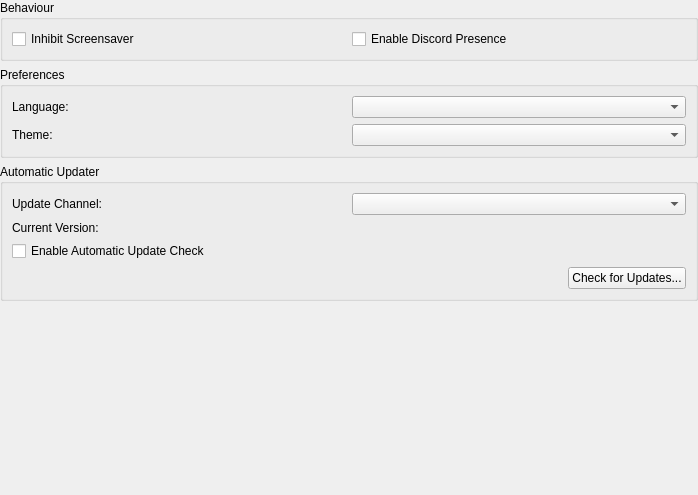
<?xml version="1.0" encoding="UTF-8"?>
<ui version="4.0">
 <class>InterfaceSettingsWidget</class>
 <widget class="QWidget" name="InterfaceSettingsWidget">
  <property name="geometry">
   <rect>
    <x>0</x>
    <y>0</y>
    <width>698</width>
    <height>495</height>
   </rect>
  </property>
  <property name="windowTitle">
   <string>Form</string>
  </property>
  <layout class="QVBoxLayout" name="verticalLayout">
   <property name="leftMargin">
    <number>0</number>
   </property>
   <property name="topMargin">
    <number>0</number>
   </property>
   <property name="rightMargin">
    <number>0</number>
   </property>
   <property name="bottomMargin">
    <number>0</number>
   </property>
   <item>
    <widget class="QGroupBox" name="groupBox_4">
     <property name="title">
      <string>Behaviour</string>
     </property>
     <layout class="QGridLayout" name="formLayout_4">
      <item row="0" column="0">
       <widget class="QCheckBox" name="inhibitScreensaver">
        <property name="text">
         <string>Inhibit Screensaver</string>
        </property>
       </widget>
      </item>
      <item row="0" column="1">
       <widget class="QCheckBox" name="discordPresence">
        <property name="text">
         <string>Enable Discord Presence</string>
        </property>
       </widget>
      </item>
     </layout>
    </widget>
   </item>
   <item>
    <widget class="QGroupBox" name="groupBox">
     <property name="title">
      <string>Preferences</string>
     </property>
     <layout class="QGridLayout" name="gridLayout">
      <item row="0" column="0">
       <widget class="QLabel" name="label">
        <property name="text">
         <string>Language:</string>
        </property>
       </widget>
      </item>
      <item row="0" column="1">
       <widget class="QComboBox" name="language"/>
      </item>
      <item row="1" column="0">
       <widget class="QLabel" name="label_2">
        <property name="text">
         <string>Theme:</string>
        </property>
       </widget>
      </item>
      <item row="1" column="1">
       <widget class="QComboBox" name="theme"/>
      </item>
     </layout>
    </widget>
   </item>
   <item>
    <widget class="QGroupBox" name="automaticUpdaterGroup">
     <property name="title">
      <string>Automatic Updater</string>
     </property>
     <layout class="QGridLayout" name="gridLayout_2">
      <item row="0" column="0">
       <widget class="QLabel" name="label_4">
        <property name="text">
         <string>Update Channel:</string>
        </property>
       </widget>
      </item>
      <item row="0" column="1">
       <widget class="QComboBox" name="autoUpdateTag"/>
      </item>
      <item row="1" column="0">
       <widget class="QLabel" name="label_5">
        <property name="text">
         <string>Current Version:</string>
        </property>
       </widget>
      </item>
      <item row="1" column="1">
       <widget class="QLabel" name="autoUpdateCurrentVersion">
        <property name="text">
         <string/>
        </property>
       </widget>
      </item>
      <item row="2" column="0" colspan="2">
       <widget class="QCheckBox" name="autoUpdateEnabled">
        <property name="text">
         <string>Enable Automatic Update Check</string>
        </property>
       </widget>
      </item>
      <item row="3" column="0" colspan="2">
       <layout class="QHBoxLayout" name="horizontalLayout_2">
        <item>
         <spacer name="horizontalSpacer">
          <property name="orientation">
           <enum>Qt::Horizontal</enum>
          </property>
          <property name="sizeHint" stdset="0">
           <size>
            <width>40</width>
            <height>20</height>
           </size>
          </property>
         </spacer>
        </item>
        <item>
         <widget class="QPushButton" name="checkForUpdates">
          <property name="text">
           <string>Check for Updates...</string>
          </property>
         </widget>
        </item>
       </layout>
      </item>
     </layout>
    </widget>
   </item>
   <item>
    <spacer name="verticalSpacer">
     <property name="orientation">
      <enum>Qt::Vertical</enum>
     </property>
     <property name="sizeHint" stdset="0">
      <size>
       <width>20</width>
       <height>40</height>
      </size>
     </property>
    </spacer>
   </item>
  </layout>
 </widget>
 <resources>
  <include location="../resources/resources.qrc"/>
 </resources>
 <connections/>
</ui>
